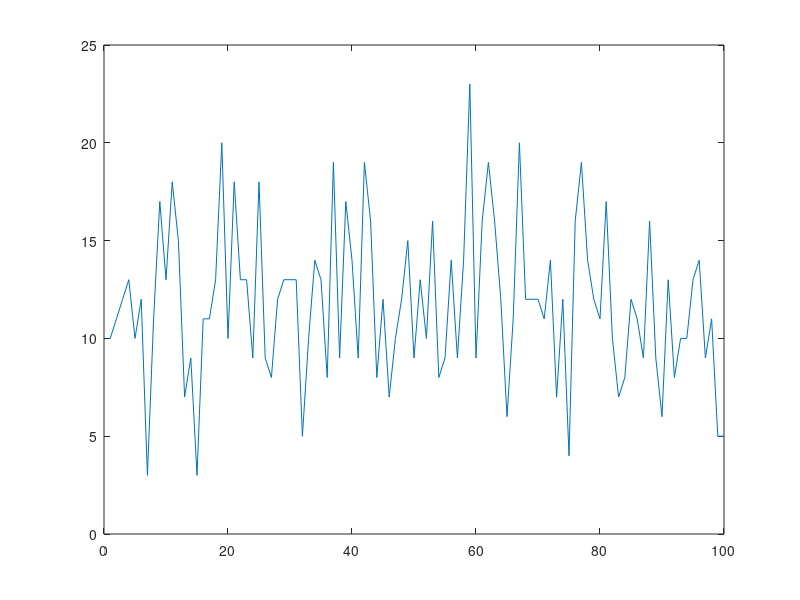

Source code (MATLAB):
% NPRE 555 Computer Project-1 "Monte Carlo Code of Neutron Transport"
clc
clear all

npart=1000;             % number of particles

for j=1:npart

x(j)=100*rand();        % the particle is born in a random position in x and y
y(j)=rand();

lost=0;                 % parameter specifiy whether the particle is lost from the slab or not? 
history(j)=0;           % counter for the number of histories before the particle is absorbed or leaked out

    while lost == 0
                                         % for the left half of the slab
    if x(j)<=50                          
        seg_a=0.12;                      % cross-setion for absrption
        seg_s=0.05;                      % corss-section for scattering
        nwseg_f=0.15;                    % nuw* cross-section of fission
        kinf = nwseg_f/seg_a;            % K_infinity of neutrons produced per fission
        seg_t = seg_a + seg_s;
                                         % for the right half of the slab
    else
        seg_a=0.10;                      % cross-setion for absrption
        seg_s=0.05;                      % corss-section for scattering
        nwseg_f=0.12;                    % nuw* cross-section of fission
        kinf = nwseg_f/seg_a;            % K_infinity of neutrons produced per fission
        seg_t = seg_a + seg_s;
    end 
    
        r= -(1/seg_t)*log(1-rand());     % sampling the traveled distance by (r)
        theta=2*pi*rand();               % generating a random number for theta between [0,2pi]

        dx=r*cos(theta);
        dy=r*sin(theta);
                                        % updating the traveled distance for the particle (j)
        x(j)=x(j)+dx;
        y(j)=y(j)+dy;

        history(j)=history(j)+1;
        
            if x(j)<=50                          
                seg_a=0.12;                      % cross-setion for absrption
                seg_s=0.05;                      
                nwseg_f=0.15;                   
                kinf = nwseg_f/seg_a;           
                seg_t = seg_a + seg_s;
                                             % for the right half of the slab
            else
                seg_a=0.10;                      
                seg_s=0.05;                      
                nwseg_f=0.12;                    
                kinf = nwseg_f/seg_a;            
                seg_t = seg_a + seg_s;
            end 
        
        if x(j)>0 && x(j)<100 && rand()< seg_a/seg_t   % No leakage and absorbtion occured
            xn=1+fix(x(j));                            % defining a discretization for x (delta(x)= 1 Cm) 
            epsi(j,xn)=0;
            k(j)=fix(kinf+rand());
            epsi(j,xn)=k(j);                           % calculating the flux due to each fission in this space mesh
            lost=1;
        elseif  x(j)<=0 || x(j)>=100                   % if the neutron is leaked from the system 
                lost=1;
        end
        
% for small number of particles we can plot their position, but for large
% number it will take a very long time
%         plot(x,y,'r.')
%         hold on
%         xlim([0 100])
    
    end

end

alpha=0;            % alpha is the integrated flux over the volume of the slab
% calculating the flux at each space mesh; phi(xn) & the integrated flux alpha
for xn=1:100
    phi(xn)=0;
for j=1:npart
    phi(xn)=phi(xn)+epsi(j,xn);
end
    alpha=alpha+phi(xn);
end

% plotting the flux with x
figure(2)
z=linspace(1,100);
plot(z,phi(z));

keff=alpha/npart        % calculating the multiplication factor (k_effective)